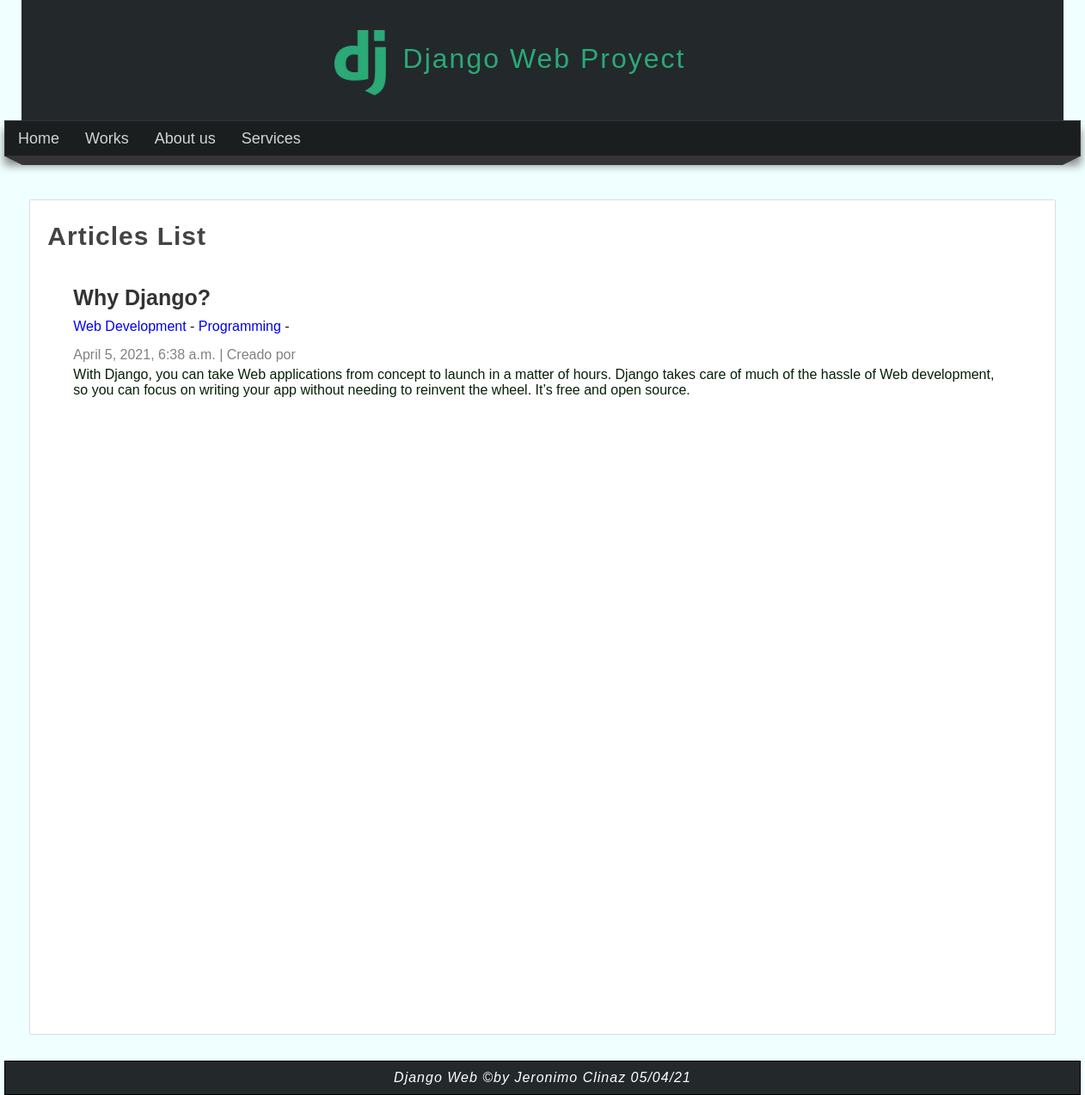
/articles/, run on an earlier commit of the app's database.
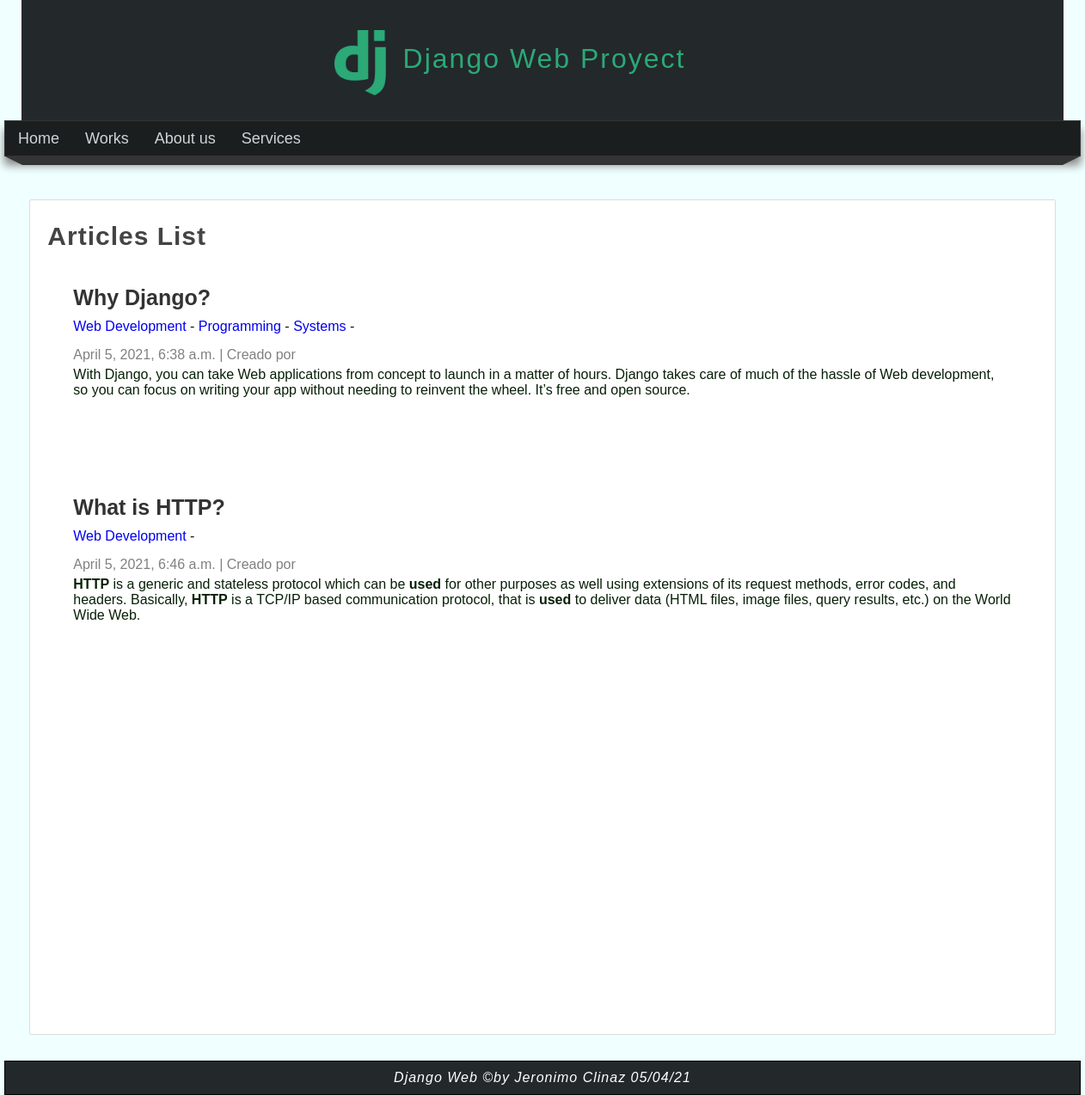
And on a later commit of the database.
### pages/models.py (models this page shows, shortened)
class Page(models.Model):
    title= models.CharField(max_length=100, verbose_name="Title")
    content=RichTextField(verbose_name="Content")
    slug=models.CharField(verbose_name="Friendly URL", unique=True, max_length=250)
    order=models.IntegerField(verbose_name="Order", default=0)
    public=models.BooleanField(default=False,verbose_name="Public")
    created_at =models.DateTimeField(auto_now_add=True, verbose_name="Created at")
    updated_at = models.DateTimeField(auto_now=True, verbose_name="Updated at")
    class Meta:
        verbose_name = "Page"
        verbose_name_plural = "Pages"

### blog/models.py (models this page shows, shortened)
class Article(models.Model):
    title= models.CharField(max_length=100, verbose_name="Title")
    content=RichTextField(verbose_name="Content")
    slug=models.CharField(verbose_name="Friendly URL", unique=True, max_length=250)
    public=models.BooleanField(default=False,verbose_name="Public?")
    created_at =models.DateTimeField(auto_now_add=True, verbose_name="Created at")
    updated_at = models.DateTimeField(auto_now=True, verbose_name="Updated at")
    image = models.ImageField(default="null", verbose_name="Image")
    categories = models.ManyToManyField(Category, verbose_name="Category")
    user = models.ForeignKey(User,editable=False, verbose_name="User", on_delete=models.CASCADE)
    class Meta:
        verbose_name = "Article"
        verbose_name_plural = "Articles"

class Category(models.Model):
    name = models.CharField(max_length=100, verbose_name="Name")
    description = models.CharField(max_length=255, verbose_name="Description")
    created_at= models.DateTimeField(auto_now_add=True)
    class Meta:
        verbose_name = "Category"
        verbose_name_plural = "Categories"
    def __str__(self):
        return self.name

### blog/views.py (the view)
# urls.py: path('articles/', views.list, name="list"),
def list(request):
    articles = Article.objects.all()
    return render(request, "articles/list.html",{
        'title':'Articles',
        'articles': articles,
    })

### pages/context_processors.py (called while the page is built)
def get_pages(request):
    pages = Page.objects.filter(public=True).order_by('order').values_list('id', 'title', 'slug')
    return {
        'pages': pages
    }

### blog/templates/articles/list.html (shortened to what this page needs)
{% extends 'mainapp/layout.html' %}
{% block content %}
<h1 class="title">Articles List</h1>
{% for article in articles %}
            <article class="article-item">
                <div class="data">
                    <h2> {{article.title}} </h2>
                    <p>
                        {%for category in article.categories.all %}
                            <a href="#"> {{category}}<a>
                            -
                        {% endfor %}
                    </p>
                    <span class="date"> {{article.created_at}}
                    |
                    Creado por {{article.user.first_name}} {{article.user.last_name}}
                    </span>
                    <p>
                    {{article.content|safe}}
                    </p>
                </div>
            </article>
            <br>
{% endfor %}
{% endblock %}

### mainapp/templates/mainapp/layout.html (shortened to what this page needs)
{% load static %}
<!DOCTYPE html>
<html lang="es">
<head>
    <link rel="stylesheet" type="text/css" href="{% static 'css/styles.css' %}"/>
</head>
<body>
    <header>
        <div id="logotipo">
            <img src="{% static 'images/logo.png' %}" alt="" >
            <h1> Django Web Proyect </h1>
        </div>
    </header>
    <nav>
        <ul>
            <li>
                <a href={%url 'index'%}> Home </a>
            </li>
            {% for page in pages%}
                <li>
                    <a href={%url 'page' page.2%}> {{page.1}}</a>
                </li>
            {% endfor %}
        </ul>
    </nav>
    <div class="barra">
        <span class="esquina-izquierda"></span>
        <span class="relleno-barra"></span>
        <span class="esquina-derecha"></span>
    </div>
    <div id="content">
        <div class="box">
            {% block content %}
            {% endblock %}
        </div>
    </div>
    <footer>
        Django Web &copy;by Jeronimo Clinaz {% now "d/m/y"%}
    </footer>
</body>
</html>

### mainapp/static/css/styles.css (style rules this page uses)
* { margin: 0px; padding: 0px; font-family: sans-serif; text-decoration: none; }
body { background-color: azure; }
.box p,.box h2,.box h3,.box ul { margin-top: 5px; margin-bottom: 5px; }
header { width: 1212px; height: 140px; background-color: #23282B; margin:0 auto; }
#logotipo { width: 40%; height: 130px; margin: 0 auto; padding-top: 15px; }
#logotipo img { display: block; width: 60px; float: left; margin-top: 20px; }
#logotipo h1 { display: block; letter-spacing: 2px; font-weight: lighter; color:#2ba977; float: left; margin-top: 35px; margin-left: 20px; }
nav { width: 1250px; height: 40px; background-color: #1B1E1F; border: 1PX solid #333333; margin: 0 auto; box-shadow: 0px 10px 10px gray; font-size: 18px; }
nav ul { list-style: none; text-decoration: none; }
nav ul li { line-height: 40px ; float: left; }
nav ul li a { display: block; padding-left: 15px; padding-right: 15px; color: #d1d4d6; }
.barra { width: 1250px; margin: 0 auto; }
.esquina-izquierda { display: block; border-left: 20px solid transparent; border-top: 10px solid rgb(53, 52, 52); float: left; }
.esquina-derecha { display: block; border-right: 20px solid transparent; border-top: 10px solid rgb(53, 52, 52); float: right; }
.relleno-barra { display: block; width: 1210px; background-color: rgb(53, 52, 52); height: 10px; float: left; }
#content { width: 1212px; min-height: 930px; margin: 0 auto; margin-top: 50px; margin-bottom: 30px; }
.box { background: white; width: 95%; min-height: 930px; padding: 20px; border: 1px solid #ddd; border-radius: 2px; margin: 0 auto; color:rgb(7, 32, 7); }
.title { color: #444; letter-spacing: 1px; font-size: 30px; margin-bottom: 10px; margin-top: 5px; }
.article-item { margin-bottom: 20px; margin-top: 20px; padding: 15px; border-bottom: 1px, solid #eee; clear: both; }
.article-item .data { float: left; padding: 15px; padding-top: 0px; }
.article-item h2 { display: block; font-size: 25px; color: #333; margin-bottom: 10px; }
.date { display: block; margin-top: 15px; margin-bottom: 15; color: grey; }
footer { width: 1250px; letter-spacing: 1px; margin-top: 10px; border: 1px solid black; background: #23282B; font-style: italic; color: white; margin: 0 auto; text-align: center; padding-top: 10px; padding-bottom: 10px; }

What changed in the data, as far as the page shows it:
changed Article "Why Django?": gains Category (name "Systems")
added Article: title "What is HTTP?", created_at "April 5, 2021, 6:46 a.m.", content "HTTP is a generic and stateless protocol which can be used for other purposes as well using extensions of its request methods, error codes, and headers. Basically, HTTP is a TCP/IP based communication protocol, that is used to deliver data (HTML files, image files, query results, etc.) on the World Wide Web.", Category (name "Web Development")
